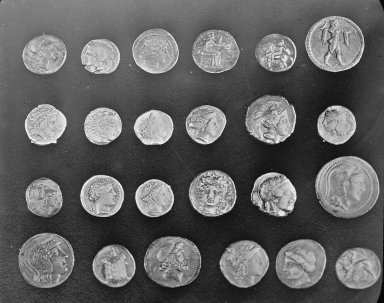
#> input picture skimage.data.coins(), 384 x 303 px
$ jupyter execute --allow-errors _lecture_notes.ipynb
#> lines starting #> are read from the running program, lines starting #| are printed output that depends on the picture
---
title: "AI and Archaeology"
subtitle: "Lecture Notes"
author: "Casey H. Shi"
date: today
format:
  html:
    theme: cosmo
    toc: true
    toc-depth: 2
    toc-location: left
    number-sections: true
    number-depth: 1
    code-copy: true
    code-overflow: wrap
    fig-align: center
jupyter: python3
execute:
  warning: false
---

[cell 1]
# | include: false
import collections, random, re, textwrap, urllib.request
from pathlib import Path

import matplotlib.pyplot as plt
import numpy as np
import pandas as pd
import seaborn as sns
from PIL import Image, ImageDraw, ImageOps

plt.rcParams["figure.dpi"] = 110
random.seed(42)
np.random.seed(42)
for folder in ("images", "data", "models"):
    Path(folder).mkdir(exist_ok=True)

# Image placeholders: any images/*.png named in this file that does not exist yet
# gets a grey stand-in. Save a real image under the same name and it takes over.
for qmd in Path(".").glob("*.qmd"):
    for caption, path in re.findall(r"!\[(.*?)\]\((images/[^)]+)\)", qmd.read_text(encoding="utf-8")):
        if not Path(path).exists():
            fig = plt.figure(figsize=(9.6, 4.4), facecolor="#eceff1")
            label = f"{Path(path).name}\n\n{textwrap.fill(caption, 60)}"
            fig.text(0.5, 0.5, label, ha="center", va="center", fontsize=14, color="#455a64", parse_math=False)
            fig.savefig(path, dpi=100)
            plt.close(fig)

::: {.callout-note collapse="true" title="How to run this page"}
**Install once:**

`pip install jupyter numpy pandas matplotlib seaborn scipy scikit-learn scikit-image pillow ultralytics segmentation-models-pytorch`

**Render:** `quarto preview lecture.qmd`

**Live demo:** run cells one at a time in VS Code or Positron, or make a notebook with `quarto convert lecture.qmd`.

Cells marked `#| eval: false` need files in `data/` and `models/`. They still run when you execute them by hand. Once the files are in place (Appendix A), replace `#| eval: false` with `#| eval: true` throughout so their outputs appear on the rendered page.
:::

## Lecture plan {.unnumbered}

| Min   | Section                                  | Activity                |
|-------|------------------------------------------|-------------------------|
| 0–4   | Why machine learning in archaeology?     | Discussion              |
| 4–12  | How machines learn                       | Demo                    |
| 12–22 | One dataset, two questions               | Demos, Check-ins 1–2    |
| 22–29 | From neurons to CNNs                     | Demos, Check-in 3       |
| 29–38 | Tuning, overfitting, and evaluation      | Demo, Check-ins 4–5     |
| 38–49 | Case study 1: classification             | Demos, Check-ins 6–7    |
| 49–63 | Case study 2: object detection           | Demo, Check-in 8        |
| 63–73 | Case study 3: segmentation               | Demos, Check-in 9       |
| 73–78 | Transformers                             | Demos                   |
| 78–83 | Generative models and LLMs               | Demo, Check-in 10       |
| 83–90 | Ethics, perspectivism, fairness, wrap-up | Discussion, Check-in 11 |

## Reading map {.unnumbered}

| Reading | Where | What to look for |
|----|----|----|
| Sakai et al. 2024 | @sec-why, @sec-cnn | Small training sets, probability maps, expert screening |
| Trier et al. 2019 | @sec-tuning, @sec-case2 | Transfer learning, confusion classes, why validation accuracy can mislead |
| Buławka et al. 2024 | @sec-case2 | YOLOv9, synthetic data, filtering false positives |
| Shi & Haag 2026 | @sec-case2 | Moving from detections to anthropological argument |
| Casini et al. 2023 | @sec-case3 | Segmentation, thresholds, human–AI workflow |
| Assael et al. 2022 | @sec-transformers | Transformers, restoration, historians working with a model |

# Why machine learning in archaeology? {#sec-why}

*≈ 4 min*

It took almost a century to record 430 figurative Nazca geoglyphs. One AI-assisted campaign added 303 more within six months of fieldwork (Sakai et al. 2024).

{width="75%"}

What happened is a funnel, and the funnel is the lesson:

1.  A neural network pre-trained on everyday photographs was fine-tuned on a few hundred known geoglyphs.
2.  Across about 629 km² of aerial imagery, it proposed 47,410 candidate patches.
3.  Experts screened these to 1,309 high-potential candidates, about 1 in 36.
4.  Fieldwork recorded 303 new figurative geoglyphs: 178 suggested individually by the model, 66 inside groups it flagged, and 59 found without it. Another 968 candidates were not reached in that season.

{width="70%"}

The model made the search tractable. People screened, walked, and confirmed. Three questions run through today's lecture:

- **What did the model learn from?** Labels are made by people, with their own assumptions.
- **How do we know it works?** The metric has to match the archaeological question.
- **What happens to the output?** Maps of sites have consequences.

# How machines learn {#sec-learn}

*≈ 8 min*

In ordinary programming we write the rules. In machine learning we supply examples and the computer estimates the rules.

::: {layout-ncol="2"}

:::

Trier et al. (2019) describe this shift. Template matching worked for pitfall traps that stood out clearly, but struggled when monuments varied in form. For Norwegian charcoal-burning platforms, it found 70% with a 72% false-positive rate. A pre-trained CNN with a support vector machine found 86% at 37%.

## Three ingredients

1.  A **model** with adjustable parameters: $\hat{y} = wx + b$
2.  A **loss** that measures error: $L = \frac{1}{n}\sum_{i=1}^{n}(\hat{y}_i - y_i)^2$
3.  An **optimiser** that lowers the loss: $w \leftarrow w - \eta \frac{\partial L}{\partial w}$

Here $\eta$ is the learning rate, the size of each downhill step.

{width="65%"}

**Demo: load the data.** We use 91 Archaic dart points from Fort Hood, Texas, from the R package `archdata`. `B.Width` has 22 missing values, so we leave it out.

[cell 2]
URL = "https://vincentarelbundock.github.io/Rdatasets/csv/archdata/DartPoints.csv"
csv = Path("data/DartPoints.csv")
if not csv.exists():
    urllib.request.urlretrieve(URL, csv)
#> (this line was passed over: the network is not available in this run)

FEATURES = ["Length", "Width", "Thickness", "J.Width", "H.Length", "Weight"]
#> (the rest of this cell did not finish here and is left out)

**Demo: gradient descent.** Predict weight from length with the three ingredients and nothing else.

#> (a cell that did not finish here is left out)

*Try it:* set `lr = 0.001`, then `lr = 1.1`. The first barely moves. The second diverges. The learning rate is our first **hyperparameter**.

## Statistical learning in one idea

We care about error on **new** data, not the data we already have. For squared error:

$$\text{expected error} = \text{bias}^2 + \text{variance} + \text{irreducible noise}$$

- **Bias:** the model is too simple.
- **Variance:** the model is too sensitive to this particular sample.
- **Noise:** in archaeology this includes taphonomy, survey conditions, and disagreement between specialists.

## Machine learning or deep learning?

|   | Classical machine learning | Deep learning |
|----|----|----|
| Input | Measurements or hand-built features | Raw pixels, text, point clouds |
| Features | Chosen by the analyst | Learned in layers |
| Typical data | Tens to thousands of rows | Thousands of examples, or fewer with transfer learning |
| Example | Random forest on dart-point measurements | CNN on satellite chips |
| Main risk | Missing the informative variables | Overfitting, hard to inspect |

# One dataset, two questions {#sec-tabular}

*≈ 10 min*

{width="70%"}

|   | Supervised | Unsupervised |
|----|----|----|
| Input | Examples **with** labels | Examples **without** labels |
| Question | Which type is this? | What structure is here? |
| Output | Class, box, mask, number | Clusters, low-dimensional map |
| Archaeology | Sherd to ware, chip to site | Morphological or compositional groups |
| Failure mode | Learns the labeller's bias | Finds patterns with no archaeological meaning |

{width="70%"}

## Supervised: random forest

A decision tree asks a sequence of yes-or-no questions. A random forest trains many trees on resampled data and lets them vote. This is **ensemble learning**.

{width="70%"}

**Demo: classify dart points from their measurements.**

[cell 4]
from sklearn.ensemble import RandomForestClassifier
from sklearn.model_selection import StratifiedKFold, cross_val_score

#> (the rest of this cell did not finish here and is left out)

Always read a score against a baseline. Guessing Pedernales every time already scores 34%.

## Unsupervised: PCA and k-means

**PCA** rotates the axes towards the directions of greatest variance, so we can plot many variables in two dimensions. **k-means** alternates between assigning points to the nearest centre and moving each centre.

::: {layout-ncol="2"}

:::

**Demo: the same points, without the labels.**

[cell 5]
from sklearn.cluster import KMeans
from sklearn.decomposition import PCA
from sklearn.metrics import adjusted_rand_score, silhouette_score
from sklearn.preprocessing import StandardScaler

#> (the rest of this cell did not finish here and is left out)

This is an old argument in a new form. In the Ford–Spaulding debate of the 1950s, Spaulding argued that statistics could discover artefact types, while Ford treated types as tools built for a purpose.

**Other methods to know:** hierarchical clustering, DBSCAN for dense spatial groups, and t-SNE or UMAP for visual maps. Autoencoders learn compressed representations; Parisotto et al. used variational autoencoders to cluster Roman pottery profiles.

{width="65%"}

::: {.callout-note icon="false" title="Check-in 1: choose a first step"}
You have 20,000 LiDAR tiles from an unsurveyed valley and no site inventory. You want to see what kinds of terrain pattern exist before deciding what to map. What do you try first?

A.  Train a CNN classifier on the tiles
B.  Extract features with a pre-trained network, cluster them, and review the groups with a specialist
C.  Report test-set accuracy
D.  Train YOLO with default settings
:::

::: {.callout-tip collapse="true" title="Answer"}
**B.** A classifier and a detector both need labels. Clustering gives you groups to inspect, and those groups can inform a labelling scheme.
:::

::: {.callout-note icon="false" title="Check-in 2: clusters and types"}
k-means with k = 5 does not reproduce the five named dart-point types. What is the most defensible conclusion?

A.  The typology is wrong
B.  The clusters are the real prehistoric types
C.  The two partitions answer different questions, so compare them before judging either
D.  k-means failed and the result should be discarded
:::

::: {.callout-tip collapse="true" title="Answer"}
**C.** Our k-means saw only six size measurements. The dataset also records blade, base, shoulder, and haft form, which we did not use. A mismatch is a prompt for archaeological reasoning.
:::

# From neurons to CNNs {#sec-cnn}

*≈ 7 min*

A neuron is a weighted sum passed through a non-linear function:

$$\hat{y} = \sigma\left(\sum_j w_j x_j + b\right)$$

Stack neurons in layers and you have an **artificial neural network (ANN)**. For classification, the last layer turns scores into class probabilities with softmax, and training minimises cross-entropy: $L = -\log \hat{p}_{\text{true class}}$.

{width="70%"}

**Demo: a small ANN on the same table.** Does it beat the forest on 90 rows?

[cell 6]
from sklearn.neural_network import MLPClassifier
from sklearn.pipeline import make_pipeline

mlp = make_pipeline(StandardScaler(),
                    MLPClassifier(hidden_layer_sizes=(32,), max_iter=3000, random_state=0))
#> (the rest of this cell did not finish here and is left out)

## Why images need something else

A dense layer connects every pixel to every neuron, and it has no idea that a mound shifted ten pixels is still a mound. CNNs rest on three ideas:

1.  **Local filters:** a small kernel looks at one neighbourhood.
2.  **Shared weights:** the same kernel slides across the image.
3.  **Downsampling:** each layer sees a wider area, moving from edges to textures to shapes.

::: {layout-ncol="2"}

:::

**Demo: convolution on Greek coins from Pompeii.** This image ships with scikit-image.

[cell 7]
from scipy.signal import convolve2d
from skimage import data

coins = data.coins()
#> coins is the input picture: shape (303, 384); min 1, max 252, mean 96.9
kernels = {
    "vertical edges": np.array([[-1, 0, 1], [-2, 0, 2], [-1, 0, 1]]),
    "horizontal edges": np.array([[-1, -2, -1], [0, 0, 0], [1, 2, 1]]),
    "blur": np.ones((7, 7)) / 49,
}

fig, axes = plt.subplots(1, 4, figsize=(13, 3))
axes[0].imshow(coins, cmap="gray")
axes[0].set_title("input")
for ax, (name, kernel) in zip(axes[1:], kernels.items()):
    ax.imshow(convolve2d(coins, kernel, mode="same", boundary="symm"), cmap="gray")
    ax.set_title(name)
for ax in axes:
    ax.axis("off")
plt.tight_layout()
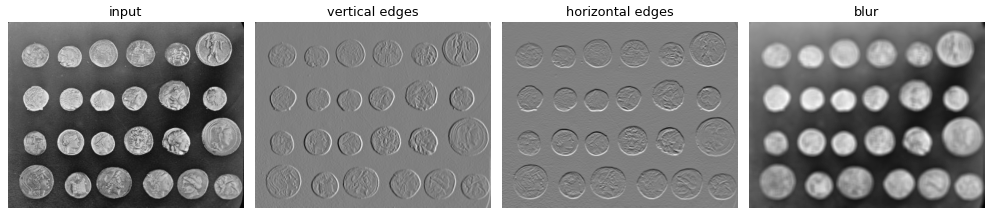
#> figure drawn by matplotlib, 4 panels

We chose these kernels by hand. A CNN learns the numbers in its kernels from training data.

::: {.callout-note icon="false" title="Check-in 3: dense or convolutional?"}
A 640 × 640 greyscale chip feeds a dense layer of 1,000 neurons. Roughly how many weights does that layer need?

A.  64,000
B.  1.3 million
C.  410 million
D.  410 billion
:::

::: {.callout-tip collapse="true" title="Answer"}
**C.** 640 × 640 = 409,600 inputs, multiplied by 1,000 neurons, gives about 410 million weights. A convolutional layer with 32 filters of size 3 × 3 on the same chip needs 320 parameters.
:::

## One backbone, three heads

The feature-extracting backbone can stay much the same. The last part of the network changes with the question.

{width="80%"}

| Task | Question | Output | Typical models | Readings |
|----|----|----|----|----|
| Classification | What is this? | One label per image or patch | ResNet, EfficientNet | Trier, Sakai |
| Detection | Where are the objects? | Boxes with confidence | Faster R-CNN, YOLO | Buławka, Shi & Haag |
| Segmentation | Which pixels? | Mask | U-Net, MA-Net | Casini |

## Transfer learning

Archaeological training sets are small, so we start from a network trained on another task, replace the final layers, and fine-tune. Trier et al., Sakai et al., and Casini et al. all do this. It helps a great deal, but it does not replace good data: ImageNet contains minivans and balloons, not cut marks (Courtenay et al. 2024).

{width="70%"}

# Tuning, overfitting, and evaluation {#sec-tuning}

*≈ 9 min*

**Parameters** are learned from data. **Hyperparameters** are choices we make before or after training.

| Model | Hyperparameters that matter most |
|----|----|
| Random forest | Number of trees, tree depth |
| CNN | Learning rate, batch size, epochs, image size, weight decay, augmentation |
| Detector | All of the above, plus chip size, overlap, and the confidence threshold |
| Segmenter | All of the above, plus the loss and the probability threshold |

**Demo: watch a model overfit.**

[cell 8]
from sklearn.model_selection import validation_curve
from sklearn.tree import DecisionTreeClassifier

depths = list(range(1, 13))
#> (the rest of this cell did not finish here and is left out)

Training accuracy climbs towards 1. The question is what the cross-validation curve does. A gap between the two curves means the model is memorising.

{width="75%"}

**Ways to reduce overfitting:** more or better data, transfer learning, augmentation, early stopping, weight decay, dropout, or a simpler model.

## Three splits, and why geography matters

- **Training set:** fits the weights.
- **Validation set:** chooses hyperparameters and the best epoch.
- **Test set:** used once, for the final report.

Neighbouring chips look alike. If they fall on both sides of a split, the test score reflects memory of a place. Split by area, site, or scene, and if the model is meant to travel, test it somewhere new.

{width="75%"}

::: {.callout-note icon="false" title="Check-in 4: read the curve"}
Training loss keeps falling, while validation loss bottoms out at epoch 40 and then climbs. You also want to compare ten configurations. What should you do?

A.  Compare the configurations on the test set, since it is the fairest judge
B.  Keep the epoch-40 weights, compare configurations on the validation set, and report the test set once at the end
C.  Train longer, because validation loss will recover
D.  Merge validation and test data to gain examples
:::

::: {.callout-tip collapse="true" title="Answer"}
**B.** Using one set for both selection and final scoring inflates results. Courtenay et al. (2024) raise this problem in published bone-surface-modification studies.
:::

## Metrics

| Metric | Formula | Archaeological meaning |
|----|----|----|
| Precision | TP / (TP + FP) | Of what the model flagged, how much is real? Low precision wastes field days. |
| Recall | TP / (TP + FN) | Of what is real, how much was found? Low recall misses heritage. |
| F1 | 2PR / (P + R) | Balance of the two |
| IoU | Overlap / union | How well do a predicted shape and a reference shape match? |
| mAP50 | Mean area under the precision–recall curve, with a match at IoU ≥ 0.5 | Standard summary for detectors |

{width="75%"}

## The accuracy trap

Trier et al. (2019) report a best validation accuracy of 99.46% for roundhouses. Their tables list 26 roundhouses and 1,842 background patches for validation. If that was the validation set, a model answering "background" every time would score 98.6%.

Mapping results tell a harder story. On Machrie Moor, one of their better areas, the model made 11 correct and 13 false roundhouse identifications against 15 known roundhouses. Those 15 were part of the learning set.

::: {.callout-note icon="false" title="Check-in 5: precision and recall"}
Using the Machrie Moor counts above, what are the precision and recall?

A.  Precision 73%, recall 46%
B.  Precision 46%, recall 73%
C.  Precision 46%, recall 87%
D.  Precision 87%, recall 73%
:::

::: {.callout-tip collapse="true" title="Answer"}
**B.** Precision = 11 / 24 = 46%. Recall = 11 / 15 = 73%. Trier et al. also report 87% false identifications, but that figure is 13 / 15, a rate relative to known monuments, so it is not 1 minus precision.
:::

# Case study 1: classifying artefacts and animal remains {#sec-case1}

*≈ 11 min*

Classification fits when the object is already isolated: one sherd, one coin, one mark under a microscope.

| Study | Material | Approach | Reported result |
|----|----|----|----|
| Pawlowicz & Downum 2021 | Over 3,000 Tusayan White Ware sherd images | CNN with rotation and scale augmentation | Comparable to, and sometimes above, four experts |
| Domínguez-Rodrigo et al. 2020 | Cut, tooth, and trampling marks | Transfer learning, CNN ensemble | 92%, disputed below |
| Zhang et al. 2024 (LUWA) | 23,130 microscope images of stone-tool wear | Pre-trained vision models including DINOv2 | Above human experts, with much room left |
| Wang & Deng 2024 | 30,222 oracle-bone characters | Benchmark from classic models to CNN | Random forest 64.9%, CNN 93.8% |

::: {layout-ncol="2"}

:::

## Ensembles

- **Bagging:** many models on resampled data, as in a random forest.
- **Soft voting:** average the class probabilities of several networks.
- **Stacking:** a second-level model learns from first-level predictions. It needs its own data split.

{width="75%"}

## Augmentation

Augmentation creates plausible variations of training images. Trier et al. used flips and 90° rotations, which give eight versions of each terrain patch. It only adds variation you already expect, so each choice is an archaeological claim about what can vary.

**Demo: which of these could really occur?**

[cell 9]
crop = Image.fromarray(coins[10:110, 10:110]).resize((200, 200))
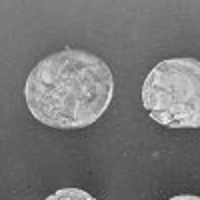
#> crop: PIL image 200x200 L; min 52, max 249, mean 119.1
variants = {
    "original": crop,
    "mirror": ImageOps.mirror(crop),
    "rotate 90°": crop.rotate(90),
    "rotate 25°": crop.rotate(25),
    "darker": crop.point(lambda v: int(v * 0.6)),
    "zoomed crop": crop.crop((30, 30, 170, 170)).resize((200, 200)),
}
fig, axes = plt.subplots(1, 6, figsize=(13, 2.5))
for ax, (name, image) in zip(axes, variants.items()):
    ax.imshow(image, cmap="gray", vmin=0, vmax=255)
    ax.set_title(name, fontsize=10)
    ax.axis("off")
#> this loop made 6 passes
#> name on passes 1 to 6: 'original', 'mirror', 'rotate 90°', 'rotate 25°', 'darker', 'zoomed crop'
plt.tight_layout()
#> (the rest of the program and of its run is left out)
